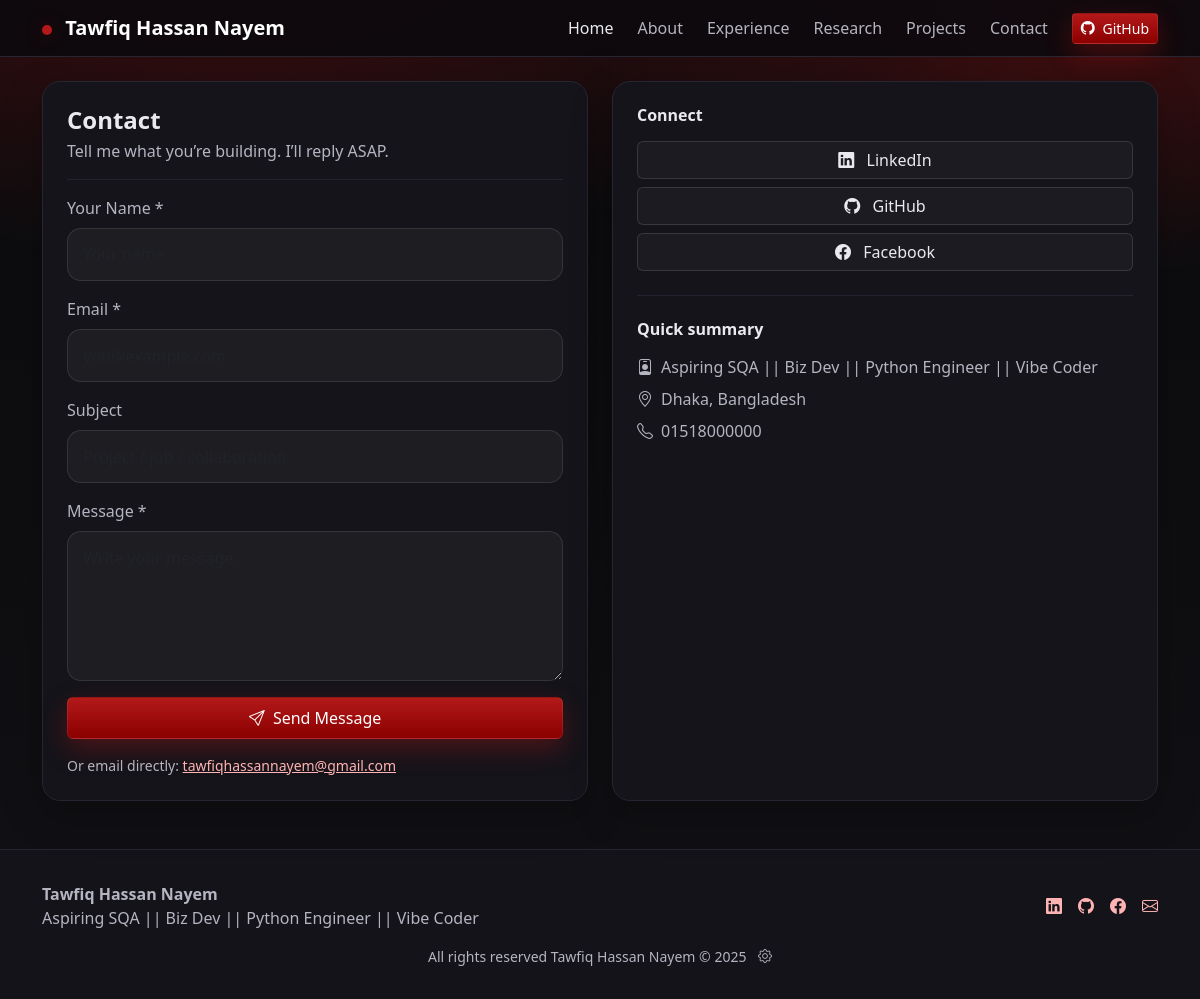
The app's page /contact/, older data.
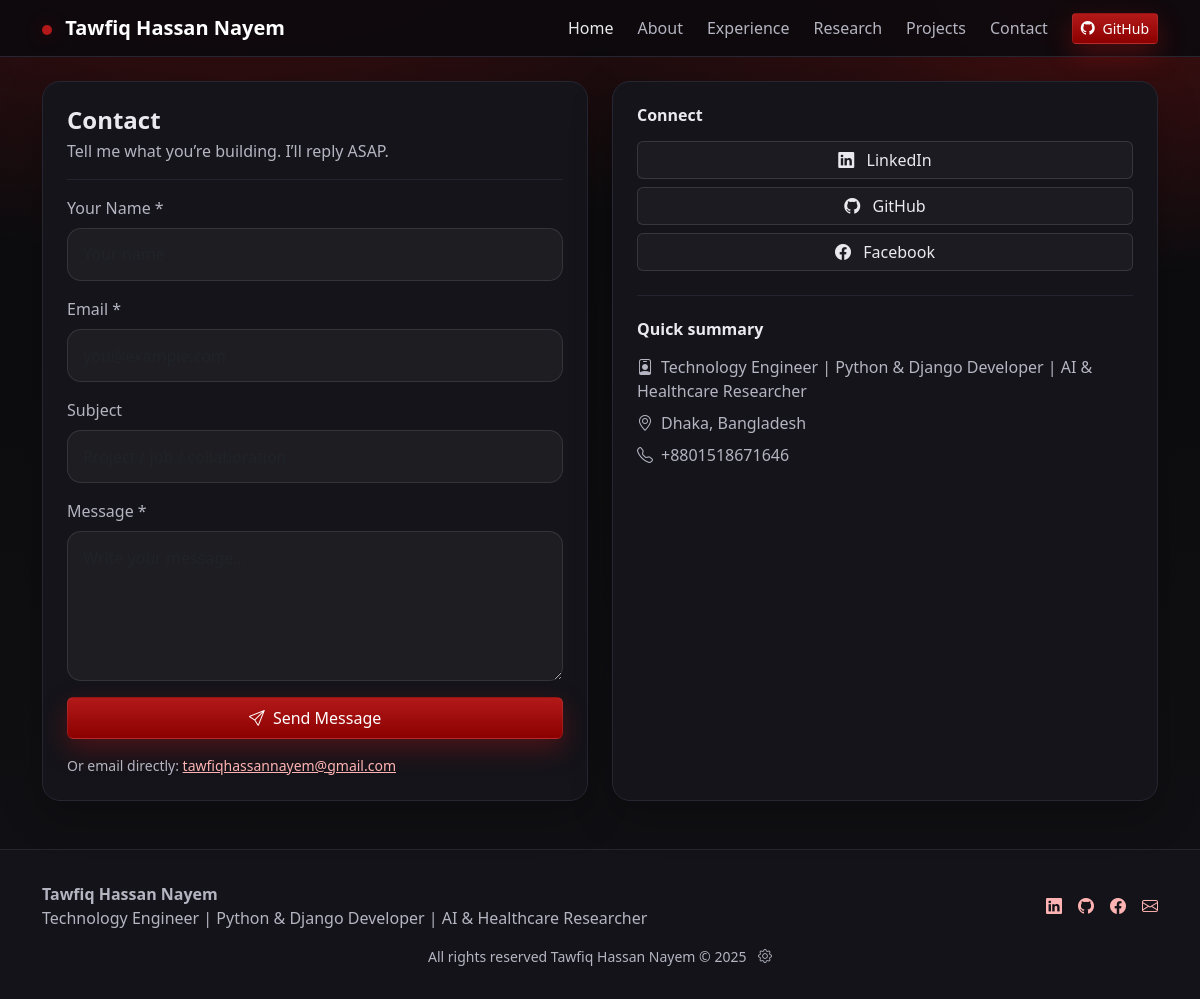
The same page, newer data.
### main/models.py (models this page shows, shortened)
class Profile(models.Model):
    full_name = models.CharField(max_length=150)
    headline = models.CharField(
        max_length=200,
        help_text="Short title, e.g. 'CSE Student & Aspiring SQA/Python Engineer'",
    )
    location = models.CharField(max_length=150, blank=True)
    email = models.EmailField()
    phone = models.CharField(max_length=30, blank=True)
    linkedin_url = models.URLField(blank=True)
    github_url = models.URLField(blank=True)
    facebook_url = models.URLField(blank=True)
    instagram_url = models.URLField(blank=True)
    cv_file = models.FileField(upload_to="cv/", blank=True, null=True)
    profile_image = models.ImageField(upload_to="profiles/", blank=True, null=True)
    profile_image_link = models.CharField(max_length=500, blank=True, help_text="Optional link or path to profile image if not uploading")
    favicon = models.ImageField(upload_to="favicon/", blank=True, null=True, help_text="Site favicon (16x16 or 32x32 PNG)")
    favicon_link = models.CharField(max_length=500, blank=True, help_text="Optional link or path to favicon if not uploading")
    skills = models.CharField(max_length=500, blank=True, help_text="Comma-separated skills/badges, e.g. 'Django, DRF Ready, SQA Mindset'")
    about = models.TextField(help_text="Short bio / summary")
    updated_at = models.DateTimeField(auto_now=True)
    class Meta:
        verbose_name = "Profile"
        verbose_name_plural = "Profiles"

### main/views.py (the view, shortened to what this page needs)
# urls.py: path("contact/", contact_view, name="contact"),
def contact_view(request):
    profile = Profile.objects.first()
    site_settings = SiteSettings.objects.first()
    return render(request, "contact.html", {"profile": profile, "site_settings": site_settings})

### main/context_processors.py (called while the page is built)
def site_settings(request):
    return {
        'site_settings': SiteSettings.objects.first(),
        'profile': Profile.objects.first(),
    }

### templates/contact.html (shortened to what this page needs)
{% extends "base.html" %}
{% block content %}
<main class="container my-4">
<section>
  <div class="row g-4">
    <div class="col-lg-6">
      <div class="card-pro p-4">
        <h1 class="h4 fw-bold mb-1">{{ site_settings.contact_page_title|default:"Contact" }}</h1>
        {% if site_settings.contact_page_content %}
          <div class="text-muted2">{{ site_settings.contact_page_content|linebreaksbr }}</div>
        {% else %}
          <div class="text-muted2">Tell me what you’re building. I’ll reply ASAP.</div>
        {% endif %}
        <div class="divider my-3"></div>
        <form method="post" class="d-grid gap-3">
          <div>
            <label class="form-label text-muted2">Your Name *</label>
            <input class="form-control" name="name" placeholder="Your name" required>
          </div>
          <div>
            <label class="form-label text-muted2">Email *</label>
            <input class="form-control" name="email" type="email" placeholder="you@example.com" required>
          </div>
          <div>
            <label class="form-label text-muted2">Subject</label>
            <input class="form-control" name="subject" placeholder="Project / job / collaboration">
          </div>
          <div>
            <label class="form-label text-muted2">Message *</label>
            <textarea class="form-control" name="message" rows="5" placeholder="Write your message..." required></textarea>
          </div>
          <button class="btn btn-red py-2" type="submit">
            <i class="bi bi-send me-1"></i> Send Message
          </button>
          <div class="text-muted2 small">
            Or email directly:
            <a href="mailto:{{ profile.email }}">{{ profile.email }}</a>
          </div>
        </form>
      </div>
    </div>
    <div class="col-lg-6">
      <div class="card-pro p-4 h-100">
        <h2 class="h6 fw-semibold mb-3">Connect</h2>
        <div class="d-grid gap-2">
          {% if profile.linkedin_url %}
            <a class="btn btn-ghost" target="_blank" rel="noopener" href="{{ profile.linkedin_url }}">
              <i class="bi bi-linkedin me-2"></i> LinkedIn
            </a>
          {% endif %}
          {% if profile.github_url %}
            <a class="btn btn-ghost" target="_blank" rel="noopener" href="{{ profile.github_url }}">
              <i class="bi bi-github me-2"></i> GitHub
            </a>
          {% endif %}
          {% if profile.facebook_url %}
            <a class="btn btn-ghost" target="_blank" rel="noopener" href="{{ profile.facebook_url }}">
              <i class="bi bi-facebook me-2"></i> Facebook
            </a>
          {% endif %}
        </div>
        <div class="divider my-4"></div>
        <h2 class="h6 fw-semibold mb-3">Quick summary</h2>
        <div class="text-muted2">
          <div class="mb-2"><i class="bi bi-person-badge me-2"></i>{{ profile.headline|default:"Django Developer" }}</div>
          {% if profile.location %}<div class="mb-2"><i class="bi bi-geo-alt me-2"></i>{{ profile.location }}</div>{% endif %}
          {% if profile.phone %}<div class="mb-2"><i class="bi bi-telephone me-2"></i>{{ profile.phone }}</div>{% endif %}
        </div>
      </div>
    </div>
  </div>
</section>
</main>
{% endblock %}

### templates/base.html (shortened to what this page needs)
<!DOCTYPE html>
<html lang="en">
<head>
  <link href="https://cdn.jsdelivr.net/npm/bootstrap@5.3.0/dist/css/bootstrap.min.css" rel="stylesheet">
  <link rel="stylesheet" href="https://cdn.jsdelivr.net/npm/bootstrap-icons@1.10.0/font/bootstrap-icons.css">
</head>
<body>
  <nav class="navbar navbar-expand-lg navbar-dark sticky-top">
    <div class="container">
      <a class="navbar-brand fw-semibold" href="{% url 'main:home' %}">
        <span class="brand-dot"></span>
        {{ profile.full_name|default:"Portfolio" }}
      </a>
      <div class="collapse navbar-collapse" id="nav">
        <ul class="navbar-nav ms-auto gap-lg-2">
          <li class="nav-item"><a class="nav-link active" href="{% url 'main:home' %}">Home</a></li>
          <li class="nav-item"><a class="nav-link " href="{% url 'main:about' %}">About</a></li>
          <li class="nav-item"><a class="nav-link " href="{% url 'main:experience' %}">Experience</a></li>
          <li class="nav-item"><a class="nav-link " href="{% url 'main:research' %}">Research</a></li>
          <li class="nav-item"><a class="nav-link " href="{% url 'main:projects' %}">Projects</a></li>
          <li class="nav-item"><a class="nav-link " href="{% url 'main:contact' %}">Contact</a></li>
        </ul>
        <div class="d-flex gap-2 ms-lg-3 mt-3 mt-lg-0">
          {% if profile.github_url %}
            <a class="btn btn-red btn-sm" href="{{ profile.github_url }}" target="_blank" rel="noopener">
              <i class="bi bi-github me-1"></i> GitHub
            </a>
          {% endif %}
        </div>
      </div>
    </div>
  </nav>
  <main>
    {% block content %}{% endblock %}
  </main>
  <footer class="footer">
    <div class="container">
      <div class="d-flex flex-column flex-md-row gap-2 justify-content-between align-items-md-center">
        <div>
          <div class="fw-semibold">{{ profile.full_name|default:"Portfolio" }}</div>
          <div class="text-muted2">{{ profile.headline|default:"Django Developer Portfolio" }}</div>
        </div>
        <div class="d-flex gap-3">
          {% if profile.linkedin_url %}
            <a class="text-decoration-none" href="{{ profile.linkedin_url }}" target="_blank" rel="noopener">
              <i class="bi bi-linkedin"></i>
            </a>
          {% endif %}
          {% if profile.github_url %}
            <a class="text-decoration-none" href="{{ profile.github_url }}" target="_blank" rel="noopener">
              <i class="bi bi-github"></i>
            </a>
          {% endif %}
          {% if profile.facebook_url %}
            <a class="text-decoration-none" href="{{ profile.facebook_url }}" target="_blank" rel="noopener">
              <i class="bi bi-facebook"></i>
            </a>
          {% endif %}
          {% if profile.email %}
            <a class="text-decoration-none" href="mailto:{{ profile.email }}">
              <i class="bi bi-envelope"></i>
            </a>
          {% endif %}
        </div>
      </div>
      <div class="text-muted2 small mt-3 text-center">
        All rights reserved {{ profile.full_name|default:"Portfolio" }} © 2025
        <a href="{% url 'main:dashboard' %}" class="text-muted2 ms-2" style="text-decoration: none;">
          <i class="bi bi-gear"></i>
        </a>
      </div>
    </div>
  </footer>
</body>
</html>

Row changes from the older to the newer data that the page shows:
changed Profile "Tawfiq Hassan Nayem": headline "Aspiring SQA || Biz Dev || Python Engineer || Vibe Coder" → "Technology Engineer | Python & Django Developer | AI & Healthcare Researcher"; phone "01518000000" → "+8801518671646"
